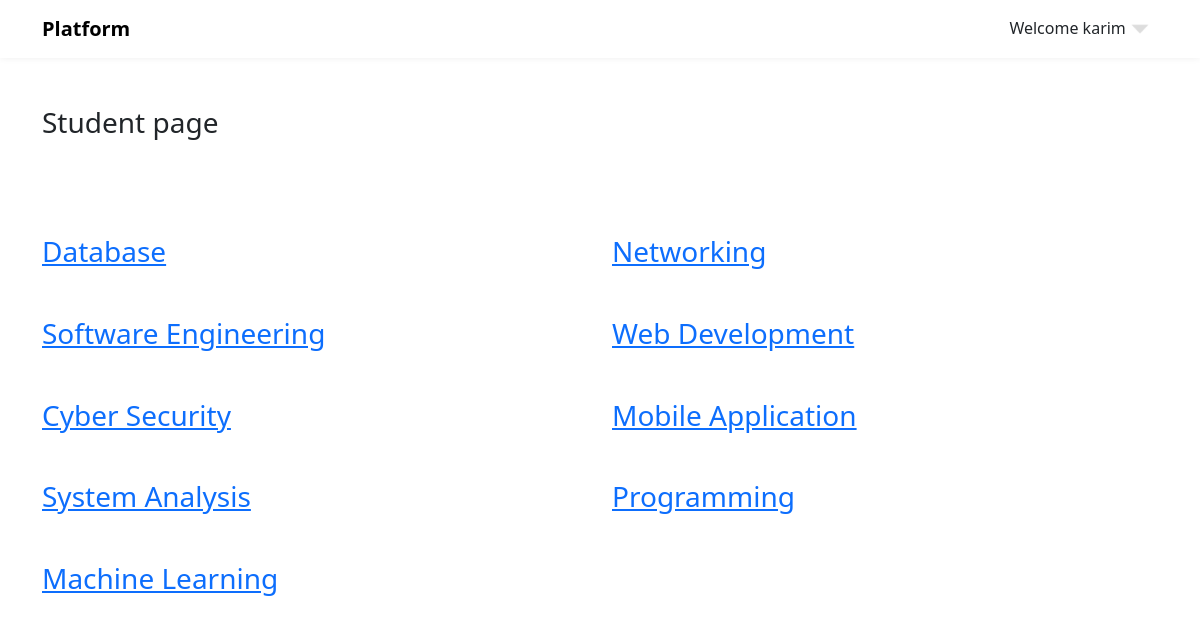
/student (signed in), run on the app's committed database.
### app.py (models this page shows)
class Course(db.Model):
    id = db.Column(db.Integer, primary_key=True, autoincrement=True)
    name = db.Column(db.String(255), unique=True, nullable=False)
    doctor_id = db.Column(db.Integer, db.ForeignKey('doctor.id'))
    questions = db.relationship('Questions', backref='courses', lazy=True)
    scores = db.relationship('Score', backref='courses', lazy=True)

### app.py (the view)
@myapp.route("/student", methods=['GET', 'POST'])
def studentIndex():
    if 'user_id' not in session:
        return redirect(url_for('studentLogin'))
    activeindex = "active"
    with myapp.app_context():
        courses = Course.query.all()
    return render_template('student/student.html', title="Home Page", activeIndex=activeindex, session=session,courses=courses )

### templates/student/student.html (shortened to what this page needs)
{% extends 'base.html' %}
{% block link %}
<link rel="stylesheet" href="{{ url_for('static' , filename='css/student.css') }}">
{% endblock %}
{% block body %}
<div class="container">
    <h3 class="mt-5 mb-5">Student page</h3>
    <div class="row pt-5">
        {% if courses %}
            {%for course in courses%}
                <div class="col-md-6">
                    <h3 class="mb-5"><a href="{{url_for('course_details', course_id=course.id)}}"> {{ course.name }} </a></h3>
                </div>
            {% endfor %}
        {% endif %}
    </div>
</div>
{% endblock %}

### static/css/layout.css (style rules this page uses)
* { box-sizing: border-box; }
:root { --white-color: #FFFFFF; --primary-color: #f44749; --secondary-color: #f3af24; --section-bg-color: #F9F9F9; --dark-color: #000000; --title-color: #565758; --news-title-color: #292828; --p-color: #717275; --border-color: #eaeaea; --body-font-family: 'Montserrat', sans-serif; }
body { background: var(--white-color); font-family: var(--body-font-family); position: relative; }

### data on the page
Course: name "Database"
Course: name "Networking"
Course: name "Software Engineering"
Course: name "Web Development"
Course: name "Cyber Security"
Course: name "Mobile Application"
Course: name "System Analysis"
Course: name "Programming"
Course: name "Machine Learning"

### other printed values
{{ session['user_name'] }} "karim"
